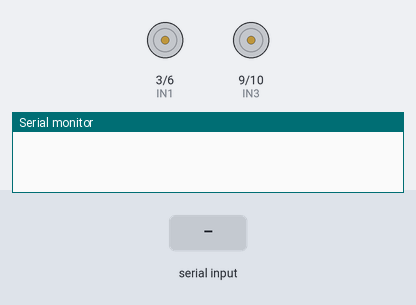
Simulated run of this sketch. Board: Arduino Nano, built with avr-gcc and run on an emulated ATmega328P. Shown: motor-driver pin pairs drawn as motors (green arrow = first pin HIGH = forward, orange = second pin HIGH = backward, longer = more drive), the last lines printed to the serial monitor. The test bench sets the inputs (shaded band).

Above: at 1.2 s.
1.3 s: "B\n" received over the second serial link
At 1.7 s:
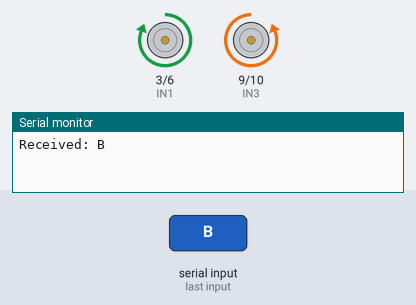
2.8 s: "F\n" received over the second serial link
At 4.0 s:
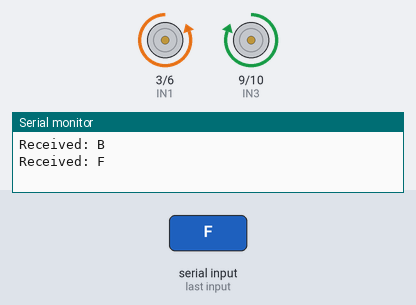
4.3 s: "R\n" received over the second serial link
At 5.2 s:
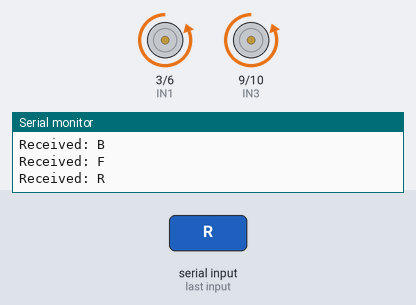
5.8 s: "L\n" received over the second serial link
At 6.3 s:
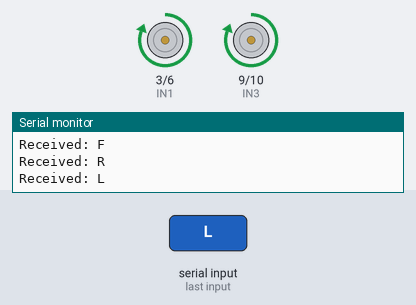
Timing chart, 0 to 8.3 s (numbered marks = the images above; inputs shaded):
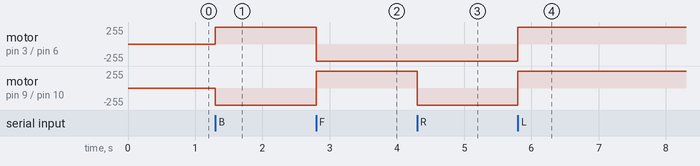

Measured:
- after the input at 1.3 s, motor on pin 3 (IN1) / pin 6 (IN2): stopped → forward 255/255 at once; motor on pin 9 (IN3) / pin 10 (IN4): stopped → backward 255/255 at once
- after the input at 2.8 s, motor on pin 3 (IN1) / pin 6 (IN2): forward 255/255 → backward 255/255 at once; motor on pin 9 (IN3) / pin 10 (IN4): backward 255/255 → forward 255/255 at once
- after the input at 4.3 s, motor on pin 9 (IN3) / pin 10 (IN4): forward 255/255 → backward 255/255 at once
- after the input at 5.8 s, motor on pin 3 (IN1) / pin 6 (IN2), motor on pin 9 (IN3) / pin 10 (IN4): backward 255/255 → forward 255/255 at once

The sketch:

Gesture_car_receiver_code.ino
```cpp
// (licence header left out)
#include <SoftwareSerial.h> // Enables software-based serial comms

// --------- HC-05 Bluetooth Module Setup ---------
SoftwareSerial BTSerial(4, 5); // RX = pin 4, TX = pin 5

// --------- L298N Motor Driver Pin Definitions ---------
// Left Motor: IN1 & IN2
// Right Motor: IN3 & IN4
const int IN1 = 3;
const int IN2 = 6;
const int IN3 = 9;
const int IN4 = 10;

String input = ""; // Buffer to store incoming Bluetooth data

// ===================================================
// SETUP: Runs once when Arduino is powered on
// ===================================================
void setup() {
  Serial.begin(9600);       // Start USB Serial Monitor
  BTSerial.begin(9600);     // Start Bluetooth Serial (must match transmitter)

  // Configure motor driver pins as outputs
  pinMode(IN1, OUTPUT);
  pinMode(IN2, OUTPUT);
  pinMode(IN3, OUTPUT);
  pinMode(IN4, OUTPUT);
}

// ===================================================
// LOOP: Continuously checks for Bluetooth input
// ===================================================
void loop() {
  // Check if data is available from HC-05
  while (BTSerial.available()) {
    char c = BTSerial.read(); // Read a single character

    if (c == '\n') {
      // Full command received (ended with newline)

      input.trim();           // Remove extra spaces and newlines
      input.toUpperCase();    // Ensure case-insensitive matching

      // Debug print to Serial Monitor
      Serial.print("Received: ");
      Serial.println(input);

      // --------- Motor Control Logic ---------

      if (input == "B") {
        // Move Forward
        digitalWrite(IN1, HIGH);
        digitalWrite(IN2, LOW);
        digitalWrite(IN3, LOW);
        digitalWrite(IN4, HIGH);
      }
      else if (input == "F") {
        // Move Backward
        digitalWrite(IN1, LOW);
        digitalWrite(IN2, HIGH);
        digitalWrite(IN3, HIGH);
        digitalWrite(IN4, LOW);
      }
      else if (input == "R") {
        // Turn Left
        digitalWrite(IN1, LOW);
        digitalWrite(IN2, HIGH);
        digitalWrite(IN3, LOW);
        digitalWrite(IN4, HIGH);
      }
      else if (input == "L") {
        // Turn Right
        digitalWrite(IN1, HIGH);
        digitalWrite(IN2, LOW);
        digitalWrite(IN3, HIGH);
        digitalWrite(IN4, LOW);
      }
      else if (input == "I") {
        // Idle / Stop All Motors
        digitalWrite(IN1, LOW);
        digitalWrite(IN2, LOW);
        digitalWrite(IN3, LOW);
        digitalWrite(IN4, LOW);
      }

      input = ""; // Clear buffer after command is processed
    }
    else {
      input += c; // Append character to buffer
    }
  }
}
```
